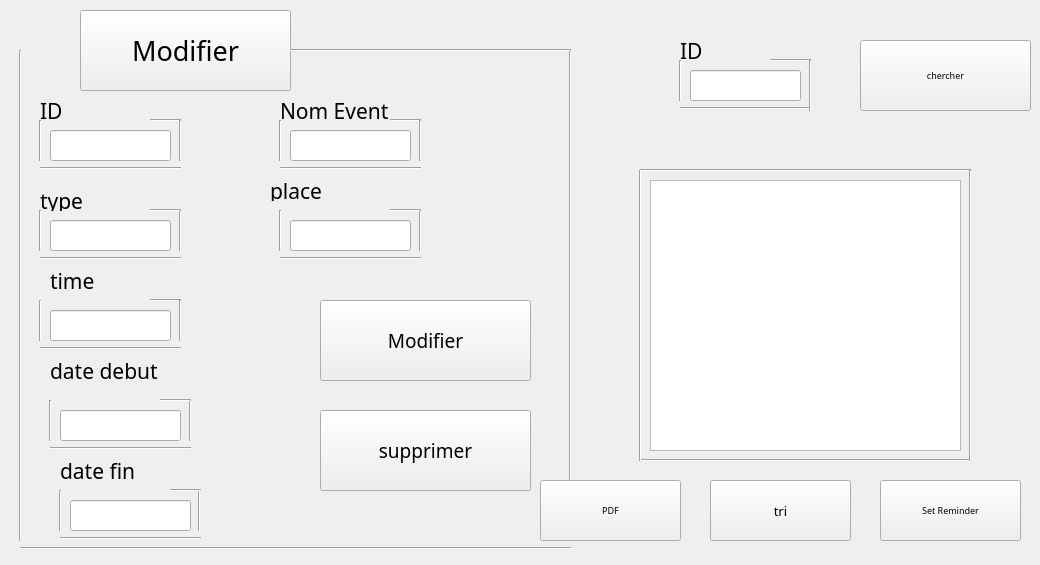
      <widget class="QWidget" name="tab_12">
       <attribute name="title">
        <string>Modifier/Suppr</string>
       </attribute>
       <widget class="QTableView" name="tableView_5">
        <property name="geometry">
         <rect>
          <x>650</x>
          <y>180</y>
          <width>311</width>
          <height>271</height>
         </rect>
        </property>
       </widget>
       <widget class="QLineEdit" name="lineEdit_placemod">
        <property name="geometry">
         <rect>
          <x>290</x>
          <y>220</y>
          <width>121</width>
          <height>31</height>
         </rect>
        </property>
        <property name="font">
         <font>
          <family>Bahnschrift</family>
          <pointsize>10</pointsize>
         </font>
        </property>
       </widget>
       <widget class="QLineEdit" name="lineEdit_typemod">
        <property name="geometry">
         <rect>
          <x>50</x>
          <y>220</y>
          <width>121</width>
          <height>31</height>
         </rect>
        </property>
        <property name="font">
         <font>
          <family>Bahnschrift</family>
          <pointsize>10</pointsize>
         </font>
        </property>
       </widget>
       <widget class="QLineEdit" name="lineEdit_idmod">
        <property name="geometry">
         <rect>
          <x>50</x>
          <y>130</y>
          <width>121</width>
          <height>31</height>
         </rect>
        </property>
        <property name="font">
         <font>
          <family>Bahnschrift</family>
          <pointsize>10</pointsize>
         </font>
        </property>
       </widget>
       <widget class="QPushButton" name="pushButton_67">
        <property name="geometry">
         <rect>
          <x>320</x>
          <y>300</y>
          <width>211</width>
          <height>81</height>
         </rect>
        </property>
        <property name="font">
         <font>
          <family>Bahnschrift</family>
          <pointsize>14</pointsize>
         </font>
        </property>
        <property name="text">
         <string>Modifier</string>
        </property>
       </widget>
       <widget class="QPushButton" name="pushButton_70">
        <property name="geometry">
         <rect>
          <x>320</x>
          <y>410</y>
          <width>211</width>
          <height>81</height>
         </rect>
        </property>
        <property name="font">
         <font>
          <family>Bahnschrift</family>
          <pointsize>14</pointsize>
         </font>
        </property>
        <property name="text">
         <string>supprimer</string>
        </property>
       </widget>
       <widget class="Line" name="line_139">
        <property name="geometry">
         <rect>
          <x>40</x>
          <y>160</y>
          <width>141</width>
          <height>16</height>
         </rect>
        </property>
        <property name="orientation">
         <enum>Qt::Horizontal</enum>
        </property>
       </widget>
       <widget class="Line" name="line_140">
        <property name="geometry">
         <rect>
          <x>150</x>
          <y>290</y>
          <width>31</width>
          <height>20</height>
         </rect>
        </property>
        <property name="orientation">
         <enum>Qt::Horizontal</enum>
        </property>
       </widget>
       <widget class="Line" name="line_141">
        <property name="geometry">
         <rect>
          <x>150</x>
          <y>110</y>
          <width>31</width>
          <height>20</height>
         </rect>
        </property>
        <property name="orientation">
         <enum>Qt::Horizontal</enum>
        </property>
       </widget>
       <widget class="Line" name="line_142">
        <property name="geometry">
         <rect>
          <x>390</x>
          <y>110</y>
          <width>31</width>
          <height>20</height>
         </rect>
        </property>
        <property name="orientation">
         <enum>Qt::Horizontal</enum>
        </property>
       </widget>
       <widget class="Line" name="line_143">
        <property name="geometry">
         <rect>
          <x>280</x>
          <y>160</y>
          <width>141</width>
          <height>16</height>
         </rect>
        </property>
        <property name="orientation">
         <enum>Qt::Horizontal</enum>
        </property>
       </widget>
       <widget class="Line" name="line_144">
        <property name="geometry">
         <rect>
          <x>40</x>
          <y>340</y>
          <width>141</width>
          <height>16</height>
         </rect>
        </property>
        <property name="orientation">
         <enum>Qt::Horizontal</enum>
        </property>
       </widget>
       <widget class="Line" name="line_145">
        <property name="geometry">
         <rect>
          <x>30</x>
          <y>120</y>
          <width>20</width>
          <height>41</height>
         </rect>
        </property>
        <property name="orientation">
         <enum>Qt::Vertical</enum>
        </property>
       </widget>
       <widget class="Line" name="line_146">
        <property name="geometry">
         <rect>
          <x>170</x>
          <y>120</y>
          <width>20</width>
          <height>41</height>
         </rect>
        </property>
        <property name="orientation">
         <enum>Qt::Vertical</enum>
        </property>
       </widget>
       <widget class="Line" name="line_147">
        <property name="geometry">
         <rect>
          <x>170</x>
          <y>300</y>
          <width>20</width>
          <height>41</height>
         </rect>
        </property>
        <property name="orientation">
         <enum>Qt::Vertical</enum>
        </property>
       </widget>
       <widget class="Line" name="line_148">
        <property name="geometry">
         <rect>
          <x>30</x>
          <y>300</y>
          <width>20</width>
          <height>41</height>
         </rect>
        </property>
        <property name="orientation">
         <enum>Qt::Vertical</enum>
        </property>
       </widget>
       <widget class="Line" name="line_149">
        <property name="geometry">
         <rect>
          <x>270</x>
          <y>120</y>
          <width>20</width>
          <height>41</height>
         </rect>
        </property>
        <property name="orientation">
         <enum>Qt::Vertical</enum>
        </property>
       </widget>
       <widget class="Line" name="line_150">
        <property name="geometry">
         <rect>
          <x>410</x>
          <y>120</y>
          <width>20</width>
          <height>41</height>
         </rect>
        </property>
        <property name="orientation">
         <enum>Qt::Vertical</enum>
        </property>
       </widget>
       <widget class="Line" name="line_151">
        <property name="geometry">
         <rect>
          <x>10</x>
          <y>50</y>
          <width>20</width>
          <height>491</height>
         </rect>
        </property>
        <property name="orientation">
         <enum>Qt::Vertical</enum>
        </property>
       </widget>
       <widget class="Line" name="line_152">
        <property name="geometry">
         <rect>
          <x>560</x>
          <y>50</y>
          <width>20</width>
          <height>491</height>
         </rect>
        </property>
        <property name="orientation">
         <enum>Qt::Vertical</enum>
        </property>
       </widget>
       <widget class="Line" name="line_153">
        <property name="geometry">
         <rect>
          <x>20</x>
          <y>540</y>
          <width>551</width>
          <height>16</height>
         </rect>
        </property>
        <property name="orientation">
         <enum>Qt::Horizontal</enum>
        </property>
       </widget>
       <widget class="Line" name="line_154">
        <property name="geometry">
         <rect>
          <x>290</x>
          <y>40</y>
          <width>281</width>
          <height>20</height>
         </rect>
        </property>
        <property name="orientation">
         <enum>Qt::Horizontal</enum>
        </property>
       </widget>
       <widget class="Line" name="line_155">
        <property name="geometry">
         <rect>
          <x>640</x>
          <y>450</y>
          <width>331</width>
          <height>20</height>
         </rect>
        </property>
        <property name="orientation">
         <enum>Qt::Horizontal</enum>
        </property>
       </widget>
       <widget class="Line" name="line_156">
        <property name="geometry">
         <rect>
          <x>630</x>
          <y>170</y>
          <width>20</width>
          <height>291</height>
         </rect>
        </property>
        <property name="orientation">
         <enum>Qt::Vertical</enum>
        </property>
       </widget>
       <widget class="Line" name="line_157">
        <property name="geometry">
         <rect>
          <x>640</x>
          <y>160</y>
          <width>331</width>
          <height>20</height>
         </rect>
        </property>
        <property name="orientation">
         <enum>Qt::Horizontal</enum>
        </property>
       </widget>
       <widget class="Line" name="line_158">
        <property name="geometry">
         <rect>
          <x>960</x>
          <y>170</y>
          <width>21</width>
          <height>291</height>
         </rect>
        </property>
        <property name="orientation">
         <enum>Qt::Vertical</enum>
        </property>
       </widget>
       <widget class="QLabel" name="label_57">
        <property name="geometry">
         <rect>
          <x>40</x>
          <y>100</y>
          <width>71</width>
          <height>21</height>
         </rect>
        </property>
        <property name="font">
         <font>
          <family>Bahnschrift</family>
          <pointsize>16</pointsize>
         </font>
        </property>
        <property name="text">
         <string>ID</string>
        </property>
       </widget>
       <widget class="QLabel" name="label_58">
        <property name="geometry">
         <rect>
          <x>50</x>
          <y>270</y>
          <width>201</width>
          <height>21</height>
         </rect>
        </property>
        <property name="font">
         <font>
          <family>Bahnschrift</family>
          <pointsize>16</pointsize>
         </font>
        </property>
        <property name="text">
         <string>time</string>
        </property>
       </widget>
       <widget class="QLabel" name="label_59">
        <property name="geometry">
         <rect>
          <x>280</x>
          <y>100</y>
          <width>111</width>
          <height>21</height>
         </rect>
        </property>
        <property name="font">
         <font>
          <family>Bahnschrift</family>
          <pointsize>16</pointsize>
         </font>
        </property>
        <property name="text">
         <string>Nom Event</string>
        </property>
       </widget>
       <widget class="QPushButton" name="pushButton_71">
        <property name="geometry">
         <rect>
          <x>710</x>
          <y>480</y>
          <width>141</width>
          <height>61</height>
         </rect>
        </property>
        <property name="font">
         <font>
          <family>Bahnschrift</family>
          <pointsize>10</pointsize>
         </font>
        </property>
        <property name="text">
         <string>tri</string>
        </property>
       </widget>
       <widget class="QPushButton" name="pushButton_72">
        <property name="geometry">
         <rect>
          <x>860</x>
          <y>40</y>
          <width>171</width>
          <height>71</height>
         </rect>
        </property>
        <property name="font">
         <font>
          <family>Bahnschrift</family>
          <pointsize>7</pointsize>
         </font>
        </property>
        <property name="text">
         <string>chercher</string>
        </property>
       </widget>
       <widget class="QLineEdit" name="lineEdit_idmc">
        <property name="geometry">
         <rect>
          <x>690</x>
          <y>70</y>
          <width>111</width>
          <height>31</height>
         </rect>
        </property>
        <property name="font">
         <font>
          <family>Bahnschrift</family>
          <pointsize>10</pointsize>
         </font>
        </property>
       </widget>
       <widget class="QPushButton" name="pushButton_73">
        <property name="geometry">
         <rect>
          <x>80</x>
          <y>10</y>
          <width>211</width>
          <height>81</height>
         </rect>
        </property>
        <property name="font">
         <font>
          <family>Bahnschrift</family>
          <pointsize>20</pointsize>
         </font>
        </property>
        <property name="text">
         <string>Modifier</string>
        </property>
       </widget>
       <widget class="QLabel" name="label_60">
        <property name="geometry">
         <rect>
          <x>40</x>
          <y>10</y>
          <width>71</width>
          <height>71</height>
         </rect>
        </property>
        <property name="text">
         <string/>
        </property>
       </widget>
       <widget class="QLabel" name="label_61">
        <property name="geometry">
         <rect>
          <x>-20</x>
          <y>531</y>
          <width>491</width>
          <height>20</height>
         </rect>
        </property>
        <property name="styleSheet">
         <string notr="true">background-image: url(:/backg/backg.png);</string>
        </property>
        <property name="text">
         <string/>
        </property>
       </widget>
       <widget class="QLabel" name="label_62">
        <property name="geometry">
         <rect>
          <x>280</x>
          <y>410</y>
          <width>71</width>
          <height>71</height>
         </rect>
        </property>
        <property name="text">
         <string/>
        </property>
       </widget>
       <widget class="Line" name="line_159">
        <property name="geometry">
         <rect>
          <x>680</x>
          <y>100</y>
          <width>131</width>
          <height>16</height>
         </rect>
        </property>
        <property name="orientation">
         <enum>Qt::Horizontal</enum>
        </property>
       </widget>
       <widget class="Line" name="line_160">
        <property name="geometry">
         <rect>
          <x>770</x>
          <y>50</y>
          <width>41</width>
          <height>20</height>
         </rect>
        </property>
        <property name="orientation">
         <enum>Qt::Horizontal</enum>
        </property>
       </widget>
       <widget class="Line" name="line_161">
        <property name="geometry">
         <rect>
          <x>670</x>
          <y>60</y>
          <width>20</width>
          <height>41</height>
         </rect>
        </property>
        <property name="orientation">
         <enum>Qt::Vertical</enum>
        </property>
       </widget>
       <widget class="Line" name="line_162">
        <property name="geometry">
         <rect>
          <x>800</x>
          <y>60</y>
          <width>20</width>
          <height>51</height>
         </rect>
        </property>
        <property name="orientation">
         <enum>Qt::Vertical</enum>
        </property>
       </widget>
       <widget class="QLabel" name="label_63">
        <property name="geometry">
         <rect>
          <x>680</x>
          <y>40</y>
          <width>111</width>
          <height>21</height>
         </rect>
        </property>
        <property name="font">
         <font>
          <family>Bahnschrift</family>
          <pointsize>16</pointsize>
         </font>
        </property>
        <property name="text">
         <string>ID</string>
        </property>
       </widget>
       <widget class="QLabel" name="label_64">
        <property name="geometry">
         <rect>
          <x>810</x>
          <y>60</y>
          <width>51</width>
          <height>51</height>
         </rect>
        </property>
        <property name="text">
         <string/>
        </property>
       </widget>
       <widget class="Line" name="line_163">
        <property name="geometry">
         <rect>
          <x>40</x>
          <y>250</y>
          <width>141</width>
          <height>16</height>
         </rect>
        </property>
        <property name="orientation">
         <enum>Qt::Horizontal</enum>
        </property>
       </widget>
       <widget class="QLabel" name="label_65">
        <property name="geometry">
         <rect>
          <x>40</x>
          <y>190</y>
          <width>71</width>
          <height>21</height>
         </rect>
        </property>
        <property name="font">
         <font>
          <family>Bahnschrift</family>
          <pointsize>16</pointsize>
         </font>
        </property>
        <property name="text">
         <string>type</string>
        </property>
       </widget>
       <widget class="QLineEdit" name="lineEdit_nommod">
        <property name="geometry">
         <rect>
          <x>290</x>
          <y>130</y>
          <width>121</width>
          <height>31</height>
         </rect>
        </property>
        <property name="font">
         <font>
          <family>Bahnschrift</family>
          <pointsize>10</pointsize>
         </font>
        </property>
       </widget>
       <widget class="Line" name="line_164">
        <property name="geometry">
         <rect>
          <x>170</x>
          <y>210</y>
          <width>20</width>
          <height>41</height>
         </rect>
        </property>
        <property name="orientation">
         <enum>Qt::Vertical</enum>
        </property>
       </widget>
       <widget class="Line" name="line_165">
        <property name="geometry">
         <rect>
          <x>30</x>
          <y>210</y>
          <width>20</width>
          <height>41</height>
         </rect>
        </property>
        <property name="orientation">
         <enum>Qt::Vertical</enum>
        </property>
       </widget>
       <widget class="Line" name="line_166">
        <property name="geometry">
         <rect>
          <x>150</x>
          <y>200</y>
          <width>31</width>
          <height>20</height>
         </rect>
        </property>
        <property name="orientation">
         <enum>Qt::Horizontal</enum>
        </property>
       </widget>
       <widget class="Line" name="line_167">
        <property name="geometry">
         <rect>
          <x>410</x>
          <y>210</y>
          <width>20</width>
          <height>41</height>
         </rect>
        </property>
        <property name="orientation">
         <enum>Qt::Vertical</enum>
        </property>
       </widget>
       <widget class="Line" name="line_168">
        <property name="geometry">
         <rect>
          <x>280</x>
          <y>250</y>
          <width>141</width>
          <height>16</height>
         </rect>
        </property>
        <property name="orientation">
         <enum>Qt::Horizontal</enum>
        </property>
       </widget>
       <widget class="QLabel" name="label_66">
        <property name="geometry">
         <rect>
          <x>270</x>
          <y>180</y>
          <width>161</width>
          <height>21</height>
         </rect>
        </property>
        <property name="font">
         <font>
          <family>Bahnschrift</family>
          <pointsize>16</pointsize>
         </font>
        </property>
        <property name="text">
         <string>place</string>
        </property>
       </widget>
       <widget class="Line" name="line_169">
        <property name="geometry">
         <rect>
          <x>270</x>
          <y>210</y>
          <width>20</width>
          <height>41</height>
         </rect>
        </property>
        <property name="orientation">
         <enum>Qt::Vertical</enum>
        </property>
       </widget>
       <widget class="QLineEdit" name="lineEdit_timemod">
        <property name="geometry">
         <rect>
          <x>50</x>
          <y>310</y>
          <width>121</width>
          <height>31</height>
         </rect>
        </property>
        <property name="font">
         <font>
          <family>Bahnschrift</family>
          <pointsize>10</pointsize>
         </font>
        </property>
       </widget>
       <widget class="Line" name="line_170">
        <property name="geometry">
         <rect>
          <x>390</x>
          <y>200</y>
          <width>31</width>
          <height>20</height>
         </rect>
        </property>
        <property name="orientation">
         <enum>Qt::Horizontal</enum>
        </property>
       </widget>
       <widget class="Line" name="line_180">
        <property name="geometry">
         <rect>
          <x>50</x>
          <y>490</y>
          <width>20</width>
          <height>41</height>
         </rect>
        </property>
        <property name="orientation">
         <enum>Qt::Vertical</enum>
        </property>
       </widget>
       <widget class="Line" name="line_181">
        <property name="geometry">
         <rect>
          <x>189</x>
          <y>490</y>
          <width>21</width>
          <height>41</height>
         </rect>
        </property>
        <property name="orientation">
         <enum>Qt::Vertical</enum>
        </property>
       </widget>
       <widget class="QLineEdit" name="lineEdit_finmod">
        <property name="geometry">
         <rect>
          <x>70</x>
          <y>500</y>
          <width>121</width>
          <height>31</height>
         </rect>
        </property>
        <property name="font">
         <font>
          <family>Bahnschrift</family>
          <pointsize>10</pointsize>
         </font>
        </property>
       </widget>
       <widget class="Line" name="line_182">
        <property name="geometry">
         <rect>
          <x>170</x>
          <y>480</y>
          <width>31</width>
          <height>20</height>
         </rect>
        </property>
        <property name="orientation">
         <enum>Qt::Horizontal</enum>
        </property>
       </widget>
       <widget class="Line" name="line_183">
        <property name="geometry">
         <rect>
          <x>60</x>
          <y>530</y>
          <width>141</width>
          <height>16</height>
         </rect>
        </property>
        <property name="orientation">
         <enum>Qt::Horizontal</enum>
        </property>
       </widget>
       <widget class="Line" name="line_184">
        <property name="geometry">
         <rect>
          <x>40</x>
          <y>400</y>
          <width>20</width>
          <height>41</height>
         </rect>
        </property>
        <property name="orientation">
         <enum>Qt::Vertical</enum>
        </property>
       </widget>
       <widget class="Line" name="line_185">
        <property name="geometry">
         <rect>
          <x>180</x>
          <y>400</y>
          <width>20</width>
          <height>41</height>
         </rect>
        </property>
        <property name="orientation">
         <enum>Qt::Vertical</enum>
        </property>
       </widget>
       <widget class="QLineEdit" name="lineEdit_debutmod">
        <property name="geometry">
         <rect>
          <x>60</x>
          <y>410</y>
          <width>121</width>
          <height>31</height>
         </rect>
        </property>
        <property name="font">
         <font>
          <family>Bahnschrift</family>
          <pointsize>10</pointsize>
         </font>
        </property>
       </widget>
       <widget class="Line" name="line_186">
        <property name="geometry">
         <rect>
          <x>160</x>
          <y>390</y>
          <width>31</width>
          <height>20</height>
         </rect>
        </property>
        <property name="orientation">
         <enum>Qt::Horizontal</enum>
        </property>
       </widget>
       <widget class="Line" name="line_187">
        <property name="geometry">
         <rect>
          <x>50</x>
          <y>440</y>
          <width>141</width>
          <height>16</height>
         </rect>
        </property>
        <property name="orientation">
         <enum>Qt::Horizontal</enum>
        </property>
       </widget>
       <widget class="QLabel" name="label_67">
        <property name="geometry">
         <rect>
          <x>50</x>
          <y>360</y>
          <width>201</width>
          <height>21</height>
         </rect>
        </property>
        <property name="font">
         <font>
          <family>Bahnschrift</family>
          <pointsize>16</pointsize>
         </font>
        </property>
        <property name="text">
         <string>date debut</string>
        </property>
       </widget>
       <widget class="QLabel" name="label_68">
        <property name="geometry">
         <rect>
          <x>60</x>
          <y>460</y>
          <width>201</width>
          <height>21</height>
         </rect>
        </property>
        <property name="font">
         <font>
          <family>Bahnschrift</family>
          <pointsize>16</pointsize>
         </font>
        </property>
        <property name="text">
         <string>date fin</string>
        </property>
       </widget>
       <widget class="QPushButton" name="pb_pdf">
        <property name="geometry">
         <rect>
          <x>540</x>
          <y>480</y>
          <width>141</width>
          <height>61</height>
         </rect>
        </property>
        <property name="font">
         <font>
          <family>Bahnschrift</family>
          <pointsize>7</pointsize>
         </font>
        </property>
        <property name="text">
         <string>PDF</string>
        </property>
       </widget>
       <widget class="QPushButton" name="pb_arduino">
        <property name="geometry">
         <rect>
          <x>880</x>
          <y>480</y>
          <width>141</width>
          <height>61</height>
         </rect>
        </property>
        <property name="font">
         <font>
          <family>Bahnschrift</family>
          <pointsize>7</pointsize>
         </font>
        </property>
        <property name="text">
         <string>Set Reminder</string>
        </property>
       </widget>
       <zorder>tableView_5</zorder>
       <zorder>pushButton_67</zorder>
       <zorder>pushButton_70</zorder>
       <zorder>label_57</zorder>
       <zorder>label_58</zorder>
       <zorder>label_59</zorder>
       <zorder>pushButton_71</zorder>
       <zorder>pushButton_72</zorder>
       <zorder>pushButton_73</zorder>
       <zorder>label_60</zorder>
       <zorder>label_61</zorder>
       <zorder>label_62</zorder>
       <zorder>label_63</zorder>
       <zorder>label_64</zorder>
       <zorder>label_65</zorder>
       <zorder>label_66</zorder>
       <zorder>label_67</zorder>
       <zorder>label_68</zorder>
       <zorder>lineEdit_placemod</zorder>
       <zorder>lineEdit_typemod</zorder>
       <zorder>lineEdit_idmod</zorder>
       <zorder>line_139</zorder>
       <zorder>line_140</zorder>
       <zorder>line_141</zorder>
       <zorder>line_142</zorder>
       <zorder>line_143</zorder>
       <zorder>line_144</zorder>
       <zorder>line_145</zorder>
       <zorder>line_146</zorder>
       <zorder>line_147</zorder>
       <zorder>line_148</zorder>
       <zorder>line_149</zorder>
       <zorder>line_150</zorder>
       <zorder>line_151</zorder>
       <zorder>line_152</zorder>
       <zorder>line_153</zorder>
       <zorder>line_154</zorder>
       <zorder>line_155</zorder>
       <zorder>line_156</zorder>
       <zorder>line_157</zorder>
       <zorder>line_158</zorder>
       <zorder>lineEdit_idmc</zorder>
       <zorder>line_159</zorder>
       <zorder>line_160</zorder>
       <zorder>line_161</zorder>
       <zorder>line_162</zorder>
       <zorder>line_163</zorder>
       <zorder>lineEdit_nommod</zorder>
       <zorder>line_164</zorder>
       <zorder>line_165</zorder>
       <zorder>line_166</zorder>
       <zorder>line_167</zorder>
       <zorder>line_168</zorder>
       <zorder>line_169</zorder>
       <zorder>lineEdit_timemod</zorder>
       <zorder>line_170</zorder>
       <zorder>line_180</zorder>
       <zorder>line_181</zorder>
       <zorder>lineEdit_finmod</zorder>
       <zorder>line_182</zorder>
       <zorder>line_183</zorder>
       <zorder>line_184</zorder>
       <zorder>line_185</zorder>
       <zorder>lineEdit_debutmod</zorder>
       <zorder>line_186</zorder>
       <zorder>line_187</zorder>
       <zorder>pb_pdf</zorder>
       <zorder>pb_arduino</zorder>
      </widget>
